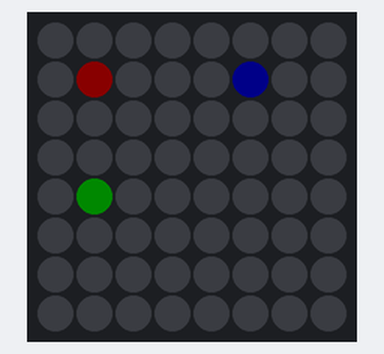
A sketch run on a simulated Arduino Uno, built with avr-gcc and run on an emulated ATmega328P. Shown: 8×8 RGB LED matrix (first LED top left, wired row by row). Dim RGB values are drawn brighter than linear.

Above: at 0.1 s.

The sketch:

tp4_premier.ino
```cpp
#include <Adafruit_NeoPixel.h>
#include <Adafruit_GFX.h>
#include <Adafruit_NeoMatrix.h>

int donnees= 6;

// MATRIX DECLARATION:
// Parameter 1 = width of NeoPixel matrix
// Parameter 2 = height of matrix
// Parameter 3 = pin number (most are valid)
// Parameter 4 = matrix layout flags, add together as needed:
//   NEO_MATRIX_TOP, NEO_MATRIX_BOTTOM, NEO_MATRIX_LEFT, NEO_MATRIX_RIGHT:
//     Position of the FIRST LED in the matrix; pick two, e.g.
//     NEO_MATRIX_TOP + NEO_MATRIX_LEFT for the top-left corner.
//   NEO_MATRIX_ROWS, NEO_MATRIX_COLUMNS: LEDs are arranged in horizontal
//     rows or in vertical columns, respectively; pick one or the other.
//   NEO_MATRIX_PROGRESSIVE, NEO_MATRIX_ZIGZAG: all rows/columns proceed
//     in the same order, or alternate lines reverse direction; pick one.
//   See example below for these values in action.
// Parameter 5 = pixel type flags, add together as needed:
//   NEO_KHZ800  800 KHz bitstream (most NeoPixel products w/WS2812 LEDs)
//   NEO_KHZ400  400 KHz (classic 'v1' (not v2) FLORA pixels, WS2811 drivers)
//   NEO_GRB     Pixels are wired for GRB bitstream (most NeoPixel products)
//   NEO_RGB     Pixels are wired for RGB bitstream (v1 FLORA pixels, not v2)

Adafruit_NeoMatrix matrix = Adafruit_NeoMatrix(8, 8, donnees,
  NEO_MATRIX_TOP     + NEO_MATRIX_RIGHT +
  NEO_MATRIX_COLUMNS + NEO_MATRIX_PROGRESSIVE,
  NEO_GRB            + NEO_KHZ800);

const uint16_t colors[] = {
  matrix.Color(255, 0, 0), matrix.Color(0, 255, 0), matrix.Color(0, 0, 255) };

void setup() {
  matrix.begin();
  matrix.setBrightness(10);
  matrix.drawPixel(1,1,colors[0]);
  matrix.drawPixel(1,4,colors[1]);
  matrix.drawPixel(5,1,colors[2]);
  matrix.show();
}

void loop() {
}
```
